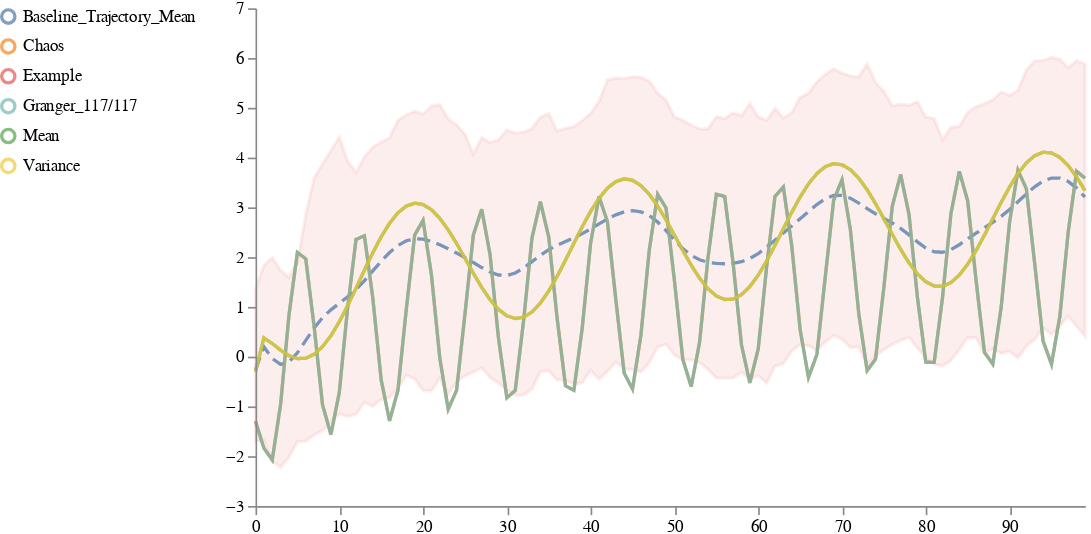
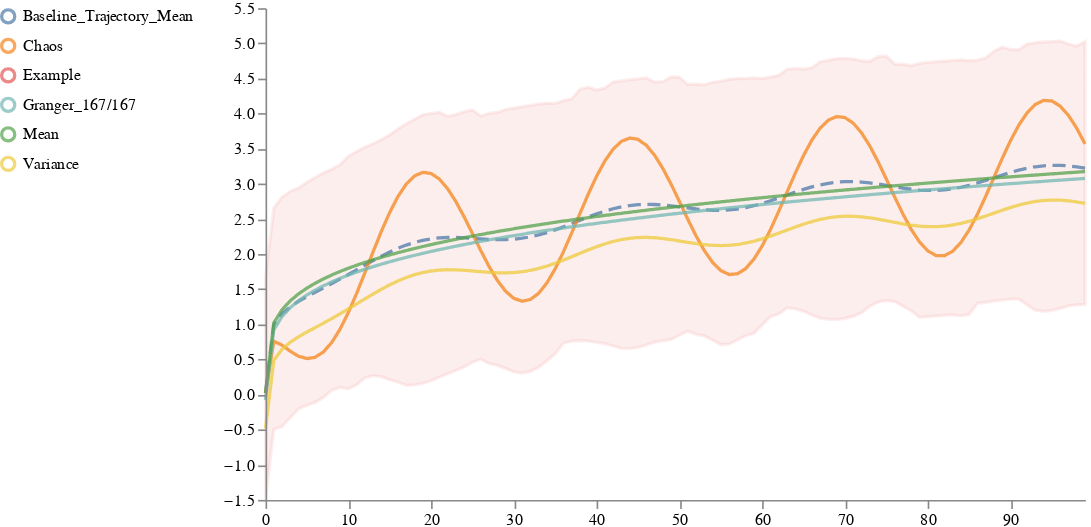
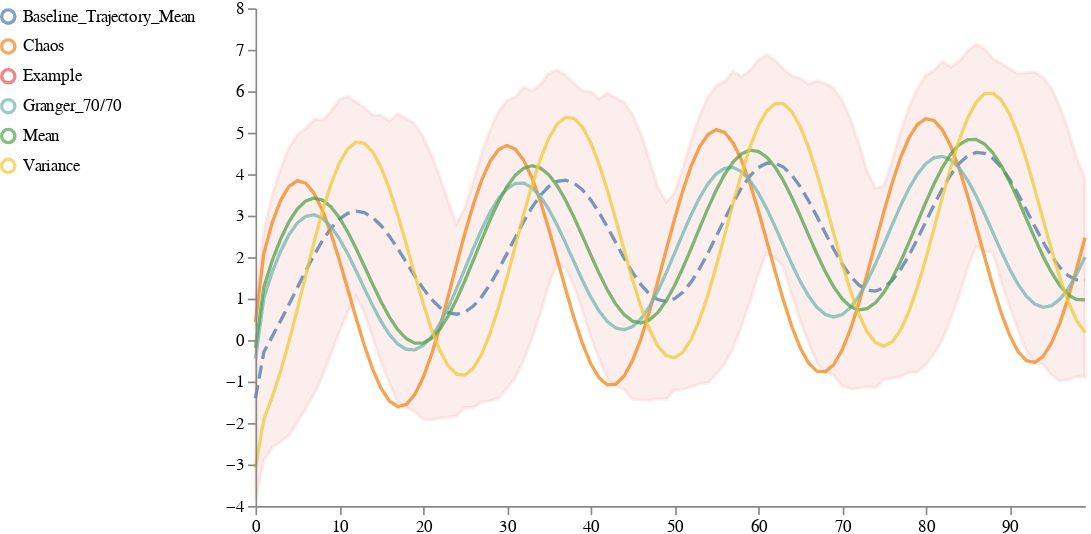
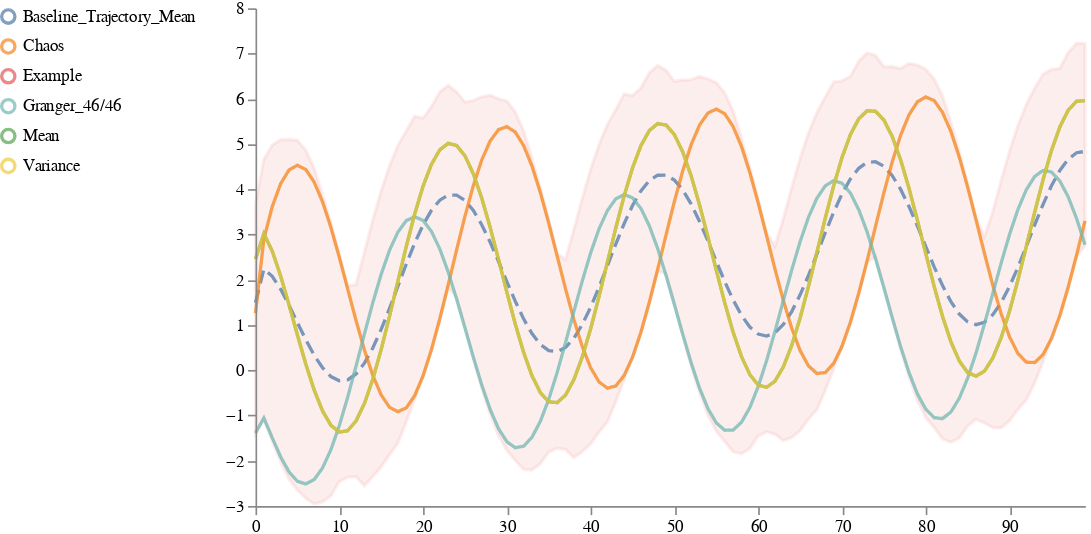

The notebook cell saved with these charts, in order:
### Code cell
name = "all_cluster"
timepoint_list = []
sine_list = []
sample_list = []


def save_result(data, name, ref_ext):
    """Save new reference files"""
    _output_root = 'output'
    mode = "w" if ref_ext == "svg" else "wb"
    with open(os.path.join(_output_root, f"{name}.{ref_ext}"), mode) as f:
        f.write(data)

# create sine fucntions
def return_sine_function_3(function_name):
        if function_name == "Straight":
                a, b, c, d = 0, 0, 0, np.random.randn()
                a2, b2, c2, d2 = 0, 0, 0, 0
        if function_name == "Sine_1a":
                a, b, c, d = 1*(np.random.randn() + 1), .25, np.pi, np.random.randn()
                a2, b2, c2, d2 = 1, .25, np.pi, 0
        if function_name == "Sine_2b":
                a, b, c, d = 2, .25*(np.random.randn() + 1), np.pi, np.random.randn()
                a2, b2, c2, d2 = 2, .25, np.pi, 0
        if function_name == "Sine_3c":
                a, b, c, d = 3, .25, np.pi*(np.random.randn() + 1), np.random.randn()
                a2, b2, c2, d2 = 3, .25, np.pi, 0
        def sine_function(x):
                return np.power(x, .25) + a*np.sin(b*x + c) + d
        def sine_function_default(x):
                return np.power(x, .25) + a2*np.sin(b2*x + c2) + d2
        function_parameters_individual = {'a': a,  'b': b, 'c': c,  'd': d}
        function_parameters_default = {'a': a2, 'b': b2, 'c': c2, 'd': d2}
        
        return sine_function, sine_function_default, function_parameters_individual, function_parameters_default

function_dataframe = pd.DataFrame(columns=['functions', 'sample_id', 'a', 'b',  'c',  'd'])
function_list = []
j = 0
all_functions ={}

# create sine dataframes and save the parameters used
for funct_name in ["Straight", "Sine_1a", "Sine_2b", "Sine_3c"]:
        for _ in range(100):
                j+=1
                timepoint_list.extend([x for x in range(100)])
                sample_list.extend([j]*100)
                random_function,  sine_function_default, function_parameters_individual, function_parameters_default = return_sine_function_3(funct_name)

                function_parameters_individual['functions'] = funct_name
                function_parameters_individual['sample_id'] = j
                function_list.append(function_parameters_individual)
                sine_list.extend([random_function(x) for x in range(100)])
        all_functions[funct_name] = sine_function_default 
        function_parameters_default['functions'] = funct_name + " Default"
        function_parameters_default['sample_id'] = None

#keep track of parameters
function_dataframe = pd.DataFrame(function_list)
function_default_dataframe =  pd.DataFrame(function_parameters_default, index=[0])


sine_distribution= pd.DataFrame({'timepoint_id' : timepoint_list,
                   'sample_id' : sample_list,
                   'Example': sine_list})


traces_list = []   

# get examplary lines
#change kmean here to use clustering
examplary_line, trajectory_dict = pyciemss.visuals.trajectories.select_traces(sine_distribution, kmean=True)
# get the sample'id for the examplary data used per sample_id and select_by
best_samples_cluster = examplary_line[['sample_id', 'select_by', 'cluster']].drop_duplicates()
best_samples_df_list = []

# for each cluster create a new plot
for cluster in list(np.unique(examplary_line['cluster'])): 
        # for distribution only use the sample_ids in the cluster
       
        cluster_sample_id = trajectory_dict[cluster.lower()]['cluster_sample_id']  
        cluster_sine_distribution =  sine_distribution[sine_distribution["sample_id"].isin(cluster_sample_id)]
        current_cluster_df = examplary_line[examplary_line['cluster'] == cluster]
        current_cluster_df = current_cluster_df.reset_index()
        # get right format to use as traces
        examplary_lines_pivot = current_cluster_df[['examplary_line', 'mean_trajectory', 'timepoint', 'select_by']].pivot_table(
        values="examplary_line", index = ["timepoint", 'mean_trajectory'], columns="select_by"
        )
        examplary_lines_pivot = examplary_lines_pivot.reset_index()
        examplary_lines_pivot = examplary_lines_pivot.rename(columns = {'mean_trajectory': 'Baseline_Trajectory_Mean'})

        # # get baseline for sine functions
        # for function_name, function in all_functions.items():
        #         examplary_lines_pivot["Baseline_" + function_name.title()] = [function(x) for x in range(100)]
        # plot the traces along with the baselines
        schema = plots.trajectories(cluster_sine_distribution[['timepoint_id', 'sample_id', 'Example']], traces = examplary_lines_pivot)
        path = "{}_{}".format(name, cluster)
        image = plots.ipy_display(schema, format="PNG").data
        save_result(image, path, "png")
        plots.ipy_display(schema, format="interactive")

# clean up table to get the parameters of the samples id's used for examplary
all_clusters = best_samples_cluster.merge(function_dataframe, how="inner", on="sample_id")
all_clusters = pd.concat([all_clusters, function_default_dataframe])[['functions', 'select_by', 'a', 'b', 'c', 'd']]
all_clusters = all_clusters.rename(columns = {'functions': 'Function Name', 'select_by': "Selection Method"})
all_clusters["Function Name"] = all_clusters["Function Name"].apply(lambda x: x.replace("_", " ").title())
all_clusters["Examplar #"] = all_clusters["Selection Method"].apply(lambda x: 1 if len(str(x).split("_")) < 2 else str(x).split("_")[1])
all_clusters["Selection Method"] = all_clusters["Selection Method"].apply(lambda x:  str(x).split("_")[0])
all_clusters = all_clusters.round(2)


all_clusters.to_csv("output/{}.csv".format(name))
# table with sine variables of starting function and the formula of the best select_by lines and metrics1
